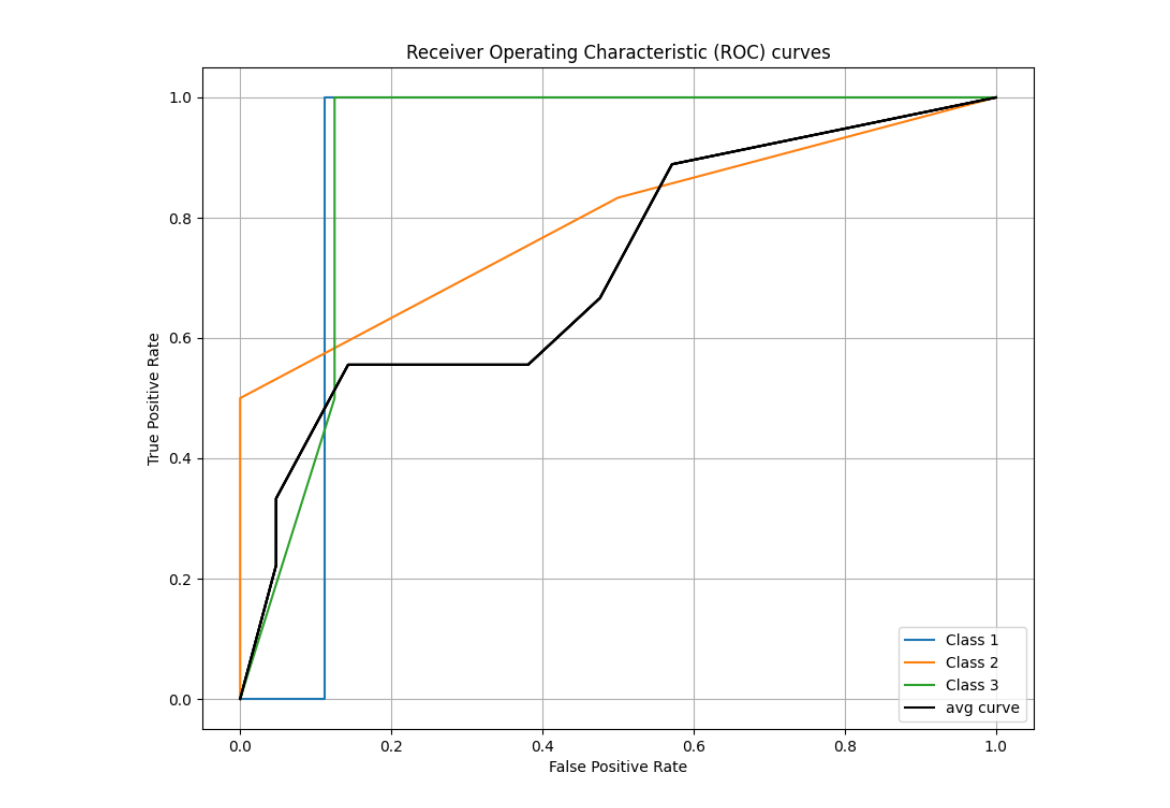

This chart was generated by the following Python code:
import numpy as np
import matplotlib.pyplot as plt
from sklearn.metrics import roc_curve, auc


y_true = np.asarray([[0,0,1],[0,1,0],[1,0,0],[0,0,0],[0,1,0],[0,1,0],[0,1,0],[0,1,0],[0,0,1],[0,1,0]])
y_pred = np.asarray([[0.1,0.2,0.7],[0.1,0.6,0.3],[0.5,0.2,0.3],[0.1,0.1,0.8],[0.4,0.2,0.4],[0.6,0.3,0.1],
                     [0.4,0.2,0.4],[0.4,0.1,0.5],[0.1,0.1,0.8],[0.1,0.8,0.1]])

n_classes = len(y_true[0])

fpr = dict()
tpr = dict()
roc_auc = dict()

for i in range(n_classes):
    fpr[i], tpr[i],_ = roc_curve(y_true[:, i], y_pred[:, i])
    fpr["micro"], tpr["micro"], _ = roc_curve(y_true.ravel(), y_pred.ravel())
plt.figure(figsize=(10, 8))
for i in range(n_classes):
    plt.plot(fpr[i], tpr[i],label= f'Class {i+1} ')
    plt.plot(fpr["micro"], tpr["micro"],'k-')
plt.plot(fpr["micro"], tpr["micro"],'k-',label='avg curve')
plt.xlabel('False Positive Rate')
plt.ylabel('True Positive Rate')
plt.title('Receiver Operating Characteristic (ROC) curves')
plt.legend(loc='lower right')
plt.grid()
plt.legend()
plt.show()
